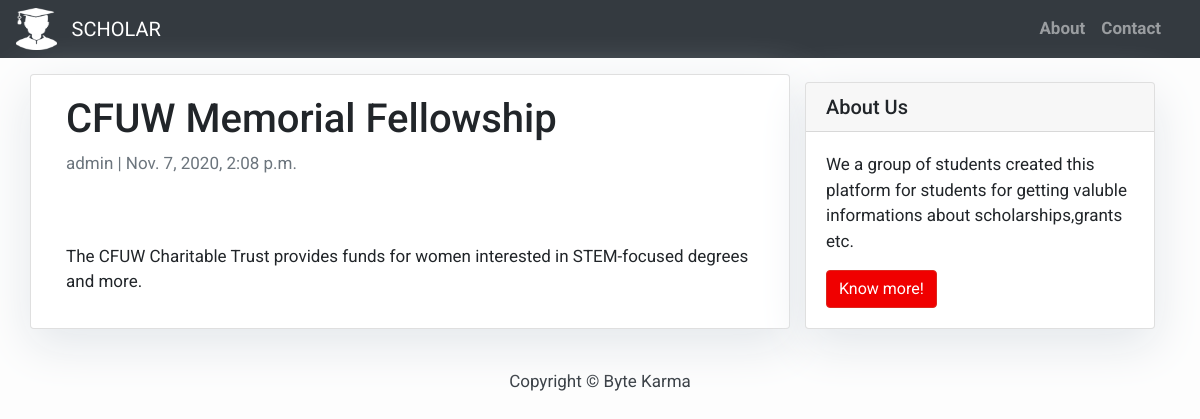
/post-5/, run on the app's committed database.
### blog/models.py (models this page shows, shortened)
class Post(models.Model):
    title = models.CharField(max_length=200, unique=True)
    topic_image = models.ImageField(null=True, blank=True, upload_to="images/")
    slug = models.SlugField(max_length=200, unique=True)
    author = models.ForeignKey(User, on_delete= models.CASCADE,related_name='blog_posts')
    updated_on = models.DateTimeField(auto_now= True)
    content = models.TextField()
    created_on = models.DateTimeField(auto_now_add=True)
    status = models.IntegerField(choices=STATUS, default=0)
    class Meta:
        ordering = ['-created_on']

### blog/views.py (the view)
# urls.py: path('<slug:slug>/', views.PostDetail.as_view(), name='post_detail'),
class PostDetail(generic.DetailView):
    model = Post
    template_name = 'post_detail.html'

### templates/post_detail.html (shortened to what this page needs)
{% extends 'base.html' %} {% block content %}
<div class="container">
  <div class="row">
    <div class="col-md-8 card mb-4  mt-3 left  top">
      <div class="card-body">
        <h1>{% block title %} {{ object.title }} {% endblock title %}</h1>
        <p class=" text-muted">{{ post.author }} | {{ post.created_on }}</p>
        <br/><br/>
        <p class="card-text ">{{ object.content | safe }}</p>
      </div>
    </div>
    {% block sidebar %} {% include 'sidebar.html' %} {% endblock sidebar %}
  </div>
</div>
{% endblock content %}

### templates/base.html (style rules this page uses)
body { font-family: "Roboto", sans-serif; font-size: 17px; background-color: #fdfdfd; }

### templates/sidebar.html (style rules this page uses)
.card { box-shadow: 0 16px 48px #E3E7EB; }

### data on the page
Post: title "CFUW Memorial Fellowship", author "admin", created_on "Nov. 7, 2020, 2:08 p.m.", content "The CFUW Charitable Trust provides funds for women interested in STEM-focused degrees and more."
